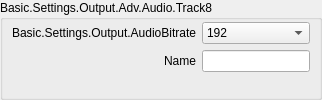
                            <widget class="QGroupBox" name="groupBox_21">
                             <property name="sizePolicy">
                              <sizepolicy hsizetype="Preferred" vsizetype="Preferred">
                               <horstretch>0</horstretch>
                               <verstretch>0</verstretch>
                              </sizepolicy>
                             </property>
                             <property name="title">
                              <string>Basic.Settings.Output.Adv.Audio.Track8</string>
                             </property>
                             <layout class="QFormLayout" name="formLayout_71">
                              <property name="fieldGrowthPolicy">
                               <enum>QFormLayout::FieldGrowthPolicy::AllNonFixedFieldsGrow</enum>
                              </property>
                              <property name="labelAlignment">
                               <set>Qt::AlignmentFlag::AlignRight|Qt::AlignmentFlag::AlignTrailing|Qt::AlignmentFlag::AlignVCenter</set>
                              </property>
                              <property name="leftMargin">
                               <number>9</number>
                              </property>
                              <property name="topMargin">
                               <number>2</number>
                              </property>
                              <property name="rightMargin">
                               <number>9</number>
                              </property>
                              <property name="bottomMargin">
                               <number>9</number>
                              </property>
                              <item row="0" column="0">
                               <widget class="QLabel" name="advOutTrack8BitrateLabel">
                                <property name="minimumSize">
                                 <size>
                                  <width>170</width>
                                  <height>0</height>
                                 </size>
                                </property>
                                <property name="text">
                                 <string>Basic.Settings.Output.AudioBitrate</string>
                                </property>
                                <property name="alignment">
                                 <set>Qt::AlignmentFlag::AlignRight|Qt::AlignmentFlag::AlignTrailing|Qt::AlignmentFlag::AlignVCenter</set>
                                </property>
                                <property name="buddy">
                                 <cstring>advOutTrack8Bitrate</cstring>
                                </property>
                               </widget>
                              </item>
                              <item row="0" column="1">
                               <widget class="QComboBox" name="advOutTrack8Bitrate">
                                <property name="sizePolicy">
                                 <sizepolicy hsizetype="Preferred" vsizetype="Preferred">
                                  <horstretch>0</horstretch>
                                  <verstretch>0</verstretch>
                                 </sizepolicy>
                                </property>
                                <property name="currentIndex">
                                 <number>8</number>
                                </property>
                                <item>
                                 <property name="text">
                                  <string>32</string>
                                 </property>
                                </item>
                                <item>
                                 <property name="text">
                                  <string>48</string>
                                 </property>
                                </item>
                                <item>
                                 <property name="text">
                                  <string>64</string>
                                 </property>
                                </item>
                                <item>
                                 <property name="text">
                                  <string>80</string>
                                 </property>
                                </item>
                                <item>
                                 <property name="text">
                                  <string>96</string>
                                 </property>
                                </item>
                                <item>
                                 <property name="text">
                                  <string>112</string>
                                 </property>
                                </item>
                                <item>
                                 <property name="text">
                                  <string>128</string>
                                 </property>
                                </item>
                                <item>
                                 <property name="text">
                                  <string>160</string>
                                 </property>
                                </item>
                                <item>
                                 <property name="text">
                                  <string>192</string>
                                 </property>
                                </item>
                                <item>
                                 <property name="text">
                                  <string>256</string>
                                 </property>
                                </item>
                                <item>
                                 <property name="text">
                                  <string>320</string>
                                 </property>
                                </item>
                               </widget>
                              </item>
                              <item row="1" column="0">
                               <widget class="QLabel" name="label_9003">
                                <property name="text">
                                 <string>Name</string>
                                </property>
                                <property name="buddy">
                                 <cstring>advOutTrack8Name</cstring>
                                </property>
                               </widget>
                              </item>
                              <item row="1" column="1">
                               <widget class="QLineEdit" name="advOutTrack8Name">
                                <property name="sizePolicy">
                                 <sizepolicy hsizetype="Expanding" vsizetype="Preferred">
                                  <horstretch>0</horstretch>
                                  <verstretch>0</verstretch>
                                 </sizepolicy>
                                </property>
                               </widget>
                              </item>
                             </layout>
                            </widget>
